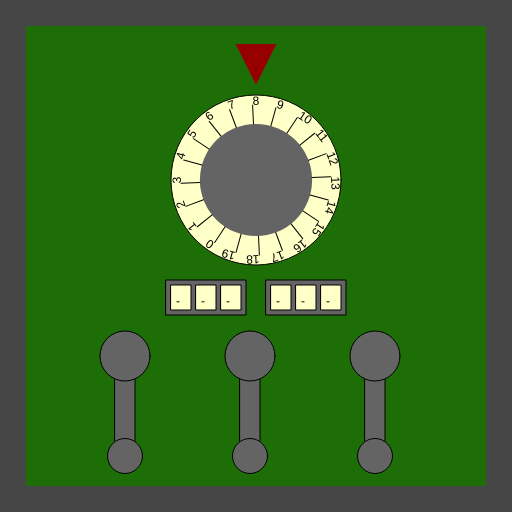
Frame 1 (no input)
Frame 60 (no input): identical to frame 1, image omitted
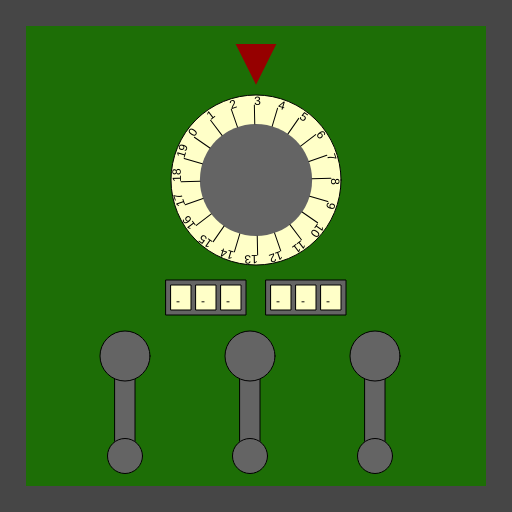
Frame 120 (the mouse pressed at the canvas centre since frame 60)

The p5.js sketch that drew these frames (run headless with seeded random() and noise() and a simulated clock; from frame 60 on, the mouse is pressed at the canvas centre):

// p5.js sketch
// ── sketch.js
/*

Officer: 9645752
CaseNum: 303-3-32134417-9645752

Case 303 - The Case of the Crooked Attorney
Stage 4 - The Courthouse

Torvalds has his final safe in his courthouse chambers. Luckily there is a court case proceeding.
You can sneak into his chambers whilst he makes his closing statement.

Crack the safe by doing the following:

	Whilst the mouse is moving:
	- Use the 'random' function to produce random values ranging from 1 to 11.
	- Assign the output to crypticVaultCombA

	When the mouse button is released:
	- Use the 'map' function to scale mouseX to values ranging from 3 to 20.
	- Assign the output to crypticVaultCombB

	When any key is released:
	- Make crypticVaultCombC equal to the value of 'keyCode'

	Whilst the mouse is being dragged:
	- Use the 'map' function to scale mouseY to values ranging from 12 to 67.
	- Assign the output to crypticVaultCombD

	Whilst the mouse is being dragged:
	- Use the 'map' function to scale mouseY to values ranging from 20 to 80.
	- Assign the output to crypticVaultCombE

	Whilst the mouse is being dragged:
	- Use the 'map' function to scale mouseX to values ranging from 14 to 72.
	- Assign the output to crypticVaultCombF



This time you'll need to create the relevant event handlers yourself.

There are many possible ways of investigating this case, but you
should use ONLY the following commands:

	- The assignment operator aka. the equals sign !
	- mouseX, mouseY
	- key, keyCode
	- random
	- map

*/

//declare the variables

var crypticVaultCombA;
var crypticVaultCombB;
var crypticVaultCombC;
var crypticVaultCombD;
var crypticVaultCombE;
var crypticVaultCombF;


function preload()
{
	//IMAGES WILL BE LOADED HERE

}

function setup()
{
	createCanvas(512,512);

	//initialise the variables
	crypticVaultCombA = 0;
	crypticVaultCombB = "";
	crypticVaultCombC = "";
	crypticVaultCombD = 0;
	crypticVaultCombE = 0;
	crypticVaultCombF = 0;

}

///////////////////EVENT HANDLERS///////////////////

//Create event handlers here to open the safe ...


/*
Crack the safe by doing the following:

	Whilst the mouse is moving:
	- Use the 'random' function to produce random values ranging from 1 to 11.
	- Assign the output to crypticVaultCombA */
function mouseMoved()
{
	console.log("mouseMoved", mouseX, mouseY);
    crypticVaultCombA = random(1,11);
}


/*	When the mouse button is released:
	- Use the 'map' function to scale mouseX to values ranging from 3 to 20.
	- Assign the output to crypticVaultCombB */
function mouseReleased()
{
	console.log("mouseReleased", mouseX, mouseY);
    crypticVaultCombB = map(mouseX,0,width,3,20);
}
/*  When any key is released:
	- Make crypticVaultCombC equal to the value of 'keyCode' */

function keyReleased()
{
	console.log("keyReleased", key);
    crypticVaultCombC = keyCode;
}
/*	Whilst the mouse is being dragged:
	- Use the 'map' function to scale mouseY to values ranging from 12 to 67.
	- Assign the output to crypticVaultCombD
    Whilst the mouse is being dragged:
	- Use the 'map' function to scale mouseY to values ranging from 20 to 80.
	- Assign the output to crypticVaultCombE 	Whilst the mouse is being dragged:
	- Use the 'map' function to scale mouseX to values ranging from 14 to 72.
	- Assign the output to crypticVaultCombF

    */
function mouseDragged()
{
	console.log("mouseDragged", mouseX, mouseY);
    crypticVaultCombD = map(mouseY,0,height,12,67);
    crypticVaultCombE = map(mouseY,0,height,20,80);
    crypticVaultCombF = map(mouseX,0,width,14,72);
}

///////////////DO NOT CHANGE CODE BELOW THIS POINT///////////////////

function draw()
{

	//Draw the safe door
	background(70);
	noStroke();
	fill(29,110,6);
	rect(26,26,width-52,width-52);

	//Draw the combination dial
	push();
	translate(256,180);
	drawDial(170,crypticVaultCombA,20);
	pop();

	//Draw the spinners
	push();
	translate(206,280);
	drawSpinner(3, crypticVaultCombB);
	pop();

	push();
	translate(306,280);
	drawSpinner(3, crypticVaultCombC);
	pop();

	//Draw the levers
	push();
	translate(125,356);
	drawLever(crypticVaultCombD);
	pop();

	push();
	translate(250,356);
	drawLever(crypticVaultCombE);
	pop();

	push();
	translate(375,356);
	drawLever(crypticVaultCombF);
	pop();

}

function drawDial(diameter,num,maxNum)
{
	//the combination lock

	var r = diameter * 0.5;
	var p = r * 0.6;

	stroke(0);
	fill(255,255,200);
	ellipse(0,0,diameter,diameter);
	fill(100);
	noStroke();
	ellipse(0,0,diameter*0.66,diameter*0.66);
	fill(150,0,0);
	triangle(
		-p * 0.4,-r-p,
		p * 0.4,-r-p,
		0,-r-p/5
	);

	noStroke();

	push();
	var inc = 360/maxNum;

	rotate(radians(-num * inc));
	for(var i = 0; i < maxNum; i++)
	{
		push();
		rotate(radians(i * inc));
		stroke(0);
		line(0,-r*0.66,0,-(r-10));
		noStroke();
		fill(0);
		text(i,0,-(r-10));
		pop();
	}

	pop();
}

function drawLever(rot)
{
	push();
	rotate(radians(-rot))
	stroke(0);
	fill(100);
	rect(-10,0,20,100);
	ellipse(0,0,50,50);
	ellipse(0,100,35,35);
	pop();
}

function drawSpinner(numSpinners, val)
{
	var sw = 20;
	var ow = (sw + 5) * numSpinners + 5;
	stroke(0);
	fill(100);
	rect(-ow/2,0,ow,35);
	if(typeof(val) == "number")
	{
		val = floor(val).toString(); //convert to string
	}
	var d = numSpinners - val.length;

	for(var d = numSpinners - val.length; d > 0; d--)
	{
		val = "-" + val;
	}

	for(var i = 0; i < numSpinners; i++)
	{
		stroke(0);
		fill(255,255,200);
		rect(-ow/2 + i * (sw + 5) + 5,5,20,25);
		fill(0);
		noStroke();
		text(val[i],-ow/2 + sw/2 + i * (sw +5),25);
	}

}
